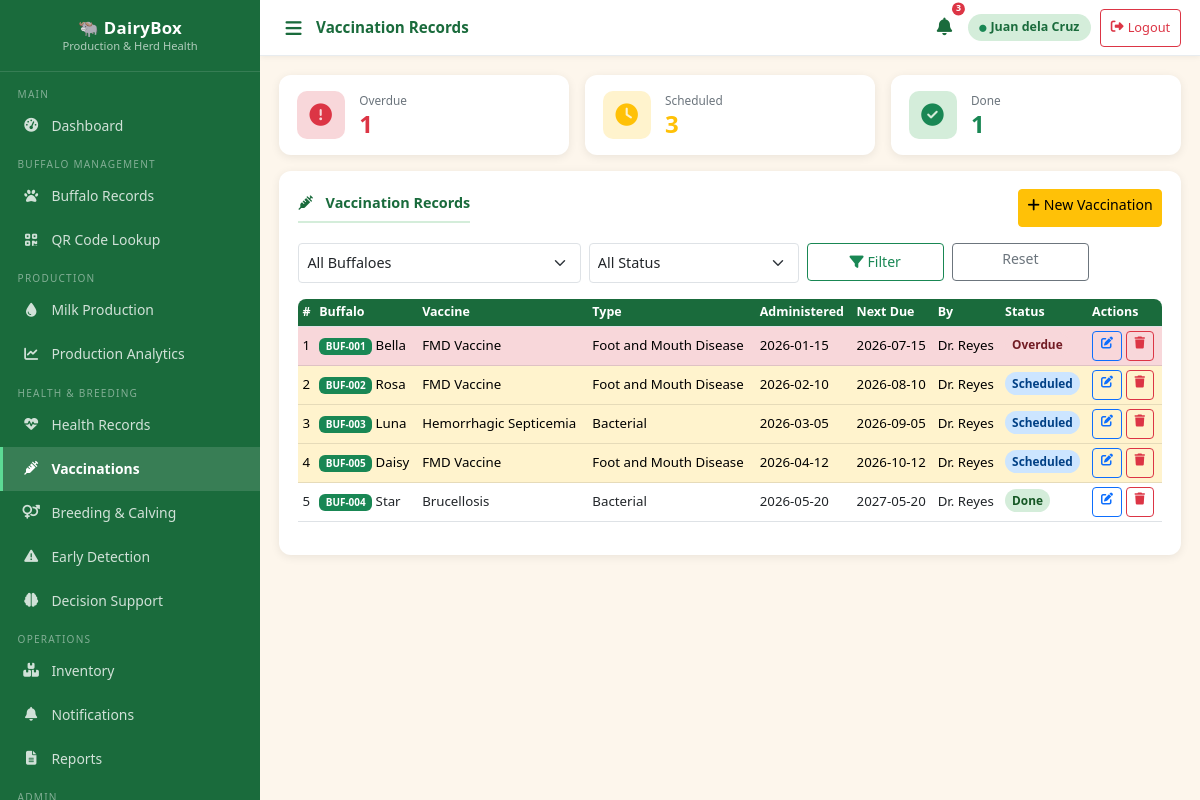
The app's page /modules/vaccinations.php (signed in) with its own data.
### tables this page shows
CREATE TABLE IF NOT EXISTS vaccinations (
    id              INT AUTO_INCREMENT PRIMARY KEY,
    buffalo_id      INT NOT NULL,
    vaccine_name    VARCHAR(120) NOT NULL,
    vaccine_type    VARCHAR(80),
    administered_date DATE NOT NULL,
    next_due_date   DATE,
    administered_by VARCHAR(120),
    batch_number    VARCHAR(60),
    dose            VARCHAR(60),
    notes           TEXT,
    status          ENUM('Done','Scheduled','Overdue') DEFAULT 'Done',
    recorded_by     INT,
    created_at      TIMESTAMP DEFAULT CURRENT_TIMESTAMP,
    FOREIGN KEY (buffalo_id)  REFERENCES buffaloes(id) ON DELETE CASCADE,
    FOREIGN KEY (recorded_by) REFERENCES users(id) ON DELETE SET NULL
);

CREATE TABLE IF NOT EXISTS buffaloes (
    id              INT AUTO_INCREMENT PRIMARY KEY,
    tag_number      VARCHAR(40)  NOT NULL UNIQUE,
    qr_code         VARCHAR(100) UNIQUE,
    name            VARCHAR(80),
    breed           VARCHAR(80),
    sex             ENUM('Female','Male') DEFAULT 'Female',
    date_of_birth   DATE,
    weight_kg       DECIMAL(6,2),
    color           VARCHAR(50),
    acquisition_date DATE,
    acquisition_type ENUM('Born on Farm','Purchased','Donated') DEFAULT 'Born on Farm',
    status          ENUM('Active','Sold','Dead','Transferred') DEFAULT 'Active',
    health_status   ENUM('Healthy','Sick','Under Treatment','Recovered') DEFAULT 'Healthy',
    notes           TEXT,
    photo           VARCHAR(200),
    created_by      INT,
    created_at      TIMESTAMP DEFAULT CURRENT_TIMESTAMP,
    updated_at      TIMESTAMP DEFAULT CURRENT_TIMESTAMP ON UPDATE CURRENT_TIMESTAMP,
    FOREIGN KEY (created_by) REFERENCES users(id) ON DELETE SET NULL
);

### modules/vaccinations.php (the view, shortened to what this page needs)
<?php
$db        = getDB();
$action    = $_GET['action'] ?? 'list';
$db->query("UPDATE vaccinations SET status='Overdue' WHERE next_due_date < CURDATE() AND status='Scheduled'");
$editing = null;
$bufFilter    = (int)($_GET['buffalo_id'] ?? 0);
$where = "WHERE 1"; $params = [];
$stmt = $db->prepare("SELECT v.*, b.tag_number, b.name FROM vaccinations v JOIN buffaloes b ON b.id=v.buffalo_id $where ORDER BY v.next_due_date ASC");
$stmt->execute($params);
$records = $stmt->fetchAll();
$bufList = $db->query("SELECT id,tag_number,name FROM buffaloes WHERE status='Active' ORDER BY tag_number")->fetchAll();
$overdueCnt   = $db->query("SELECT COUNT(*) FROM vaccinations WHERE status='Overdue'")->fetchColumn();
$scheduledCnt = $db->query("SELECT COUNT(*) FROM vaccinations WHERE status='Scheduled'")->fetchColumn();
$doneCnt      = $db->query("SELECT COUNT(*) FROM vaccinations WHERE status='Done'")->fetchColumn();
include '../includes/header.php';
?>
<?php if ($action === 'add' || $action === 'edit'): ?>
<div class="card-section">
    <div class="section-title"><i class="fa fa-syringe me-2"></i><?= $editing ? 'Edit' : 'New' ?> Vaccination Record</div>
    <form method="POST">
        <input type="hidden" name="id" value="<?= $editing['id'] ?? 0 ?>">
        <div class="row g-3">
            <div class="col-md-4">
                <label class="form-label fw-semibold">Buffalo *</label>
                <select name="buffalo_id" class="form-select" required>
                    <option value="">-- Select Buffalo --</option>
                    <?php foreach ($bufList as $b): ?>
                    <option value="<?= $b['id'] ?>" <?= ($editing['buffalo_id']??$bufFilter)==$b['id']?'selected':'' ?>><?= htmlspecialchars($b['tag_number'].' – '.($b['name']??'')) ?></option>
                    <?php endforeach; ?>
                </select>
            </div>
            <div class="col-md-4">
                <label class="form-label fw-semibold">Vaccine Name *</label>
                <input type="text" name="vaccine_name" class="form-control" value="<?= htmlspecialchars($editing['vaccine_name'] ?? '') ?>" required>
            </div>
            <div class="col-md-4">
                <label class="form-label fw-semibold">Vaccine Type</label>
                <input type="text" name="vaccine_type" class="form-control" value="<?= htmlspecialchars($editing['vaccine_type'] ?? '') ?>" placeholder="e.g. Foot and Mouth Disease">
            </div>
            <div class="col-md-3">
                <label class="form-label fw-semibold">Date Administered</label>
                <input type="date" name="administered_date" class="form-control" value="<?= $editing['administered_date'] ?? date('Y-m-d') ?>">
            </div>
            <div class="col-md-3">
                <label class="form-label fw-semibold">Next Due Date</label>
                <input type="date" name="next_due_date" class="form-control" value="<?= $editing['next_due_date'] ?? '' ?>">
            </div>
            <div class="col-md-3">
                <label class="form-label fw-semibold">Administered By</label>
                <input type="text" name="administered_by" class="form-control" value="<?= htmlspecialchars($editing['administered_by'] ?? '') ?>">
            </div>
            <div class="col-md-3">
                <label class="form-label fw-semibold">Status</label>
                <select name="status" class="form-select">
                    <?php foreach (['Done','Scheduled','Overdue'] as $st): ?>
                    <option value="<?= $st ?>" <?= ($editing['status']??'Done')===$st?'selected':'' ?>><?= $st ?></option>
                    <?php endforeach; ?>
                </select>
            </div>
            <div class="col-md-3">
                <label class="form-label fw-semibold">Batch Number</label>
                <input type="text" name="batch_number" class="form-control" value="<?= htmlspecialchars($editing['batch_number'] ?? '') ?>">
            </div>
            <div class="col-md-3">
                <label class="form-label fw-semibold">Dose</label>
                <input type="text" name="dose" class="form-control" value="<?= htmlspecialchars($editing['dose'] ?? '') ?>">
            </div>
            <div class="col-md-6">
                <label class="form-label fw-semibold">Notes</label>
                <input type="text" name="notes" class="form-control" value="<?= htmlspecialchars($editing['notes'] ?? '') ?>">
            </div>
        </div>
        <div class="mt-3 d-flex gap-2">
            <button type="submit" class="btn btn-success"><i class="fa fa-save me-1"></i><?= $editing ? 'Update' : 'Save' ?></button>
            <a href="vaccinations.php" class="btn btn-outline-secondary">Cancel</a>
        </div>
    </form>
</div>
<?php else: ?>
<div class="row g-3 mb-3">
    <div class="col-4">
        <div class="stat-card"><div class="stat-icon" style="background:#f8d7da"><i class="fa fa-exclamation-circle text-danger" style="font-size:1.4rem"></i></div><div><p class="stat-label">Overdue</p><p class="stat-value text-danger"><?= $overdueCnt ?></p></div></div>
    </div>
    <div class="col-4">
        <div class="stat-card"><div class="stat-icon" style="background:#fff3cd"><i class="fa fa-clock text-warning" style="font-size:1.4rem"></i></div><div><p class="stat-label">Scheduled</p><p class="stat-value text-warning"><?= $scheduledCnt ?></p></div></div>
    </div>
    <div class="col-4">
        <div class="stat-card"><div class="stat-icon" style="background:#d4edda"><i class="fa fa-check-circle text-success" style="font-size:1.4rem"></i></div><div><p class="stat-label">Done</p><p class="stat-value text-success"><?= $doneCnt ?></p></div></div>
    </div>
</div>
<div class="card-section">
    <div class="d-flex flex-wrap justify-content-between align-items-center mb-3 gap-2">
        <div class="section-title mb-0"><i class="fa fa-syringe me-2"></i>Vaccination Records</div>
        <a href="?action=add" class="btn btn-warning btn-sm no-print"><i class="fa fa-plus me-1"></i>New Vaccination</a>
    </div>
    <form class="row g-2 mb-3 no-print" method="GET">
        <div class="col-md-4">
            <select name="buffalo_id" class="form-select form-select-sm">
                <option value="">All Buffaloes</option>
            </select>
        </div>
        <div class="col-md-3">
            <select name="sf" class="form-select form-select-sm">
                <option value="">All Status</option>
            </select>
        </div>
        <div class="col-md-2"><button class="btn btn-sm btn-outline-success w-100"><i class="fa fa-filter me-1"></i>Filter</button></div>
        <div class="col-md-2"><a href="vaccinations.php" class="btn btn-sm btn-outline-secondary w-100">Reset</a></div>
    </form>
    <div class="table-responsive">
    <table class="table table-sm table-hover">
        <thead><tr><th>#</th><th>Buffalo</th><th>Vaccine</th><th>Type</th><th>Administered</th><th>Next Due</th><th>By</th><th>Status</th><th class="no-print">Actions</th></tr></thead>
        <tbody>
        <?php foreach ($records as $i => $r):
            $sCls = match($r['status']) {'Done'=>'badge-healthy','Overdue'=>'badge-sick','Scheduled'=>'badge-treated',default=>''};
            $rowCls = $r['status']==='Overdue' ? 'table-danger' : ($r['status']==='Scheduled' ? 'table-warning' : '');
        ?>
        <tr class="<?= $rowCls ?>">
            <td><?= $i+1 ?></td>
            <td><span class="badge bg-success"><?= htmlspecialchars($r['tag_number']) ?></span> <?= htmlspecialchars($r['name']??'') ?></td>
            <td><?= htmlspecialchars($r['vaccine_name']) ?></td>
            <td><?= htmlspecialchars($r['vaccine_type'] ?? '-') ?></td>
            <td><?= $r['administered_date'] ?></td>
            <td><?= $r['next_due_date'] ?? '-' ?></td>
            <td><?= htmlspecialchars($r['administered_by'] ?? '-') ?></td>
            <td><span class="badge-custom <?= $sCls ?>"><?= $r['status'] ?></span></td>
            <td class="no-print">
                <a href="?action=edit&id=<?= $r['id'] ?>" class="btn btn-xs btn-outline-primary" style="padding:.2rem .5rem;font-size:.75rem"><i class="fa fa-edit"></i></a>
                <a href="?delete=<?= $r['id'] ?>" class="btn btn-xs btn-outline-danger" style="padding:.2rem .5rem;font-size:.75rem" onclick="return confirm('Delete?')"><i class="fa fa-trash"></i></a>
            </td>
        </tr>
        <?php endforeach; ?>
        </tbody>
    </table>
    </div>
</div>
<?php endif; ?>
<?php include '../includes/footer.php'; ?>

### assets/css/style.css (style rules this page uses)
:root { --green-dark: #1a6b3c; --green-main: #28a745; --green-light: #d4edda; --cream: #fdf6ec; --sidebar-w: 260px; --topbar-h: 56px; --bottom-nav-h: 60px; --radius: 12px; --shadow: 0 2px 10px rgba(0,0,0,.08); }
*, *::before, *::after { box-sizing: border-box; }
body { margin: 0; padding: 0; font-family: 'Segoe UI', system-ui, -apple-system, sans-serif; font-size: 15px; -webkit-tap-highlight-color: transparent; }
body.app-body { background: var(--cream); overflow-x: hidden; }
.stat-card { background: #fff; border-radius: var(--radius); padding: 1rem 1.1rem; box-shadow: var(--shadow); display: flex; align-items: center; gap: .9rem; transition: transform .18s, box-shadow .18s; height: 100%; }
.stat-icon { width: 48px; height: 48px; border-radius: 10px; display: flex; align-items: center; justify-content: center; font-size: 1.35rem; flex-shrink: 0; }
.stat-card .stat-label { font-size: .74rem; color: #6c757d; margin: 0; }
.stat-card .stat-value { font-size: 1.5rem; font-weight: 700; margin: 0; line-height: 1.2; }
.card-section { background: #fff; border-radius: var(--radius); padding: 1.1rem 1.2rem; box-shadow: var(--shadow); margin-bottom: 1.2rem; }
.card-section .section-title { font-weight: 700; font-size: .9rem; color: var(--green-dark); border-bottom: 2px solid var(--green-light); padding-bottom: .45rem; margin-bottom: .9rem; display: flex; align-items: center; justify-content: space-between; flex-wrap: wrap; gap: .3rem; }
.table th { background: var(--green-dark); color: #fff; font-size: .78rem; font-weight: 600; white-space: nowrap; }
.table td { font-size: .83rem; vertical-align: middle; }
.table-responsive { border-radius: 8px; overflow: auto; -webkit-overflow-scrolling: touch; }
.badge-healthy { background: #d4edda; color: #155724; }
.badge-sick { background: #f8d7da; color: #721c24; }
.badge-treated { background: #cce5ff; color: #004085; }
.badge-custom { padding: .28em .6em; border-radius: 20px; font-size: .74rem; font-weight: 600; }
.btn { min-height: 38px; font-size: .88rem; }
.btn-xs { padding: .25rem .5rem; font-size: .74rem; line-height: 1.4; border-radius: .25rem; min-height: 30px; }
.form-control, .form-select { font-size: .9rem; min-height: 40px; }

### records on screen
vaccinations: buffalo.tag_number "BUF-001", buffalo.name "Bella", vaccine_name "FMD Vaccine", vaccine_type "Foot and Mouth Disease", administered_date "2026-01-15", next_due_date "2026-07-15", administered_by "Dr. Reyes", status "Overdue"
vaccinations: buffalo.tag_number "BUF-002", buffalo.name "Rosa", vaccine_name "FMD Vaccine", vaccine_type "Foot and Mouth Disease", administered_date "2026-02-10", next_due_date "2026-08-10", administered_by "Dr. Reyes", status "Scheduled"
vaccinations: buffalo.tag_number "BUF-003", buffalo.name "Luna", vaccine_name "Hemorrhagic Septicemia", vaccine_type "Bacterial", administered_date "2026-03-05", next_due_date "2026-09-05", administered_by "Dr. Reyes", status "Scheduled"
vaccinations: buffalo.tag_number "BUF-005", buffalo.name "Daisy", vaccine_name "FMD Vaccine", vaccine_type "Foot and Mouth Disease", administered_date "2026-04-12", next_due_date "2026-10-12", administered_by "Dr. Reyes", status "Scheduled"
vaccinations: buffalo.tag_number "BUF-004", buffalo.name "Star", vaccine_name "Brucellosis", vaccine_type "Bacterial", administered_date "2026-05-20", next_due_date "2027-05-20", administered_by "Dr. Reyes", status "Done"

### other values on screen
$pageTitle "Vaccination Records"
$nc2 "3"
$user['full_name'] "Juan dela Cruz"
$overdueCnt "1"
$scheduledCnt "3"
$doneCnt "1"
